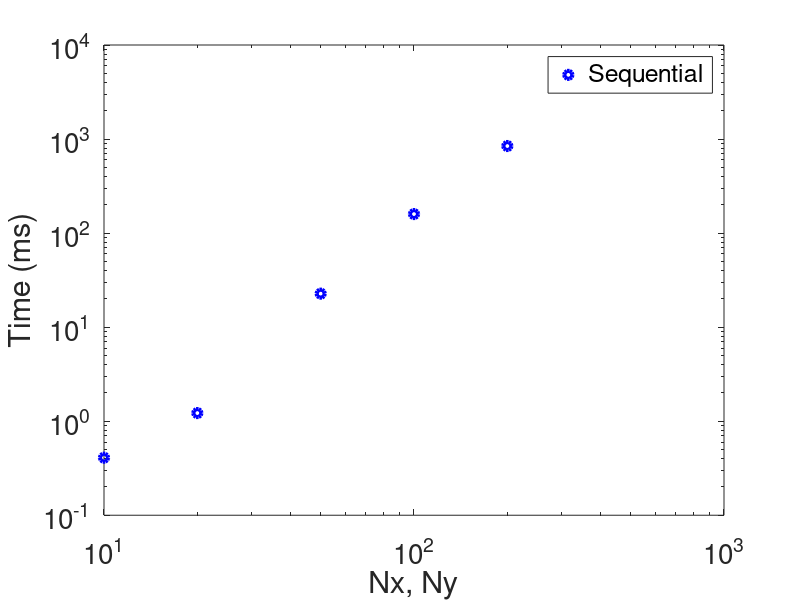

Write the MATLAB code that produced this figure.
%CS759, Chad Bustard, Final Project
%Make plot of times for sequential and parallel cases

%sequential:
N = [10 20 50 100 200 500];
numIters = [18  41  123 207 276 328];
time = [0.409   1.22    22.7    159.4  843 6307];

loglog(N,time,'bo','LineWidth',3);
ylabel('Time (ms)','FontSize',24);
xlabel('Nx, Ny','FontSize',24);
legend('Sequential');
set(gca,'FontSize',20);